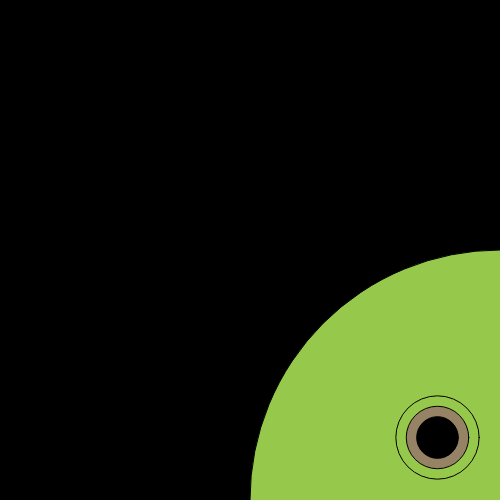
Frame 1 (no input)
Frame 60 (no input): identical to frame 1, image omitted
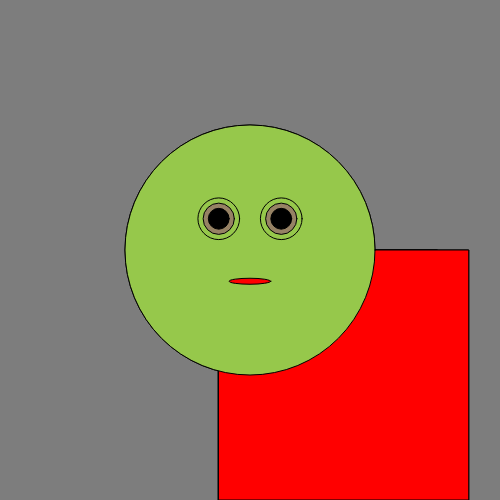
Frame 120 (the mouse pressed at the canvas centre since frame 60)

The p5.js sketch that drew these frames (run headless with seeded random() and noise() and a simulated clock; from frame 60 on, the mouse is pressed at the canvas centre):

// p5.js sketch
// ── sketch.js
//breytur

function setup(){
  //teiknisvæði
  createCanvas (500,500);
}

function draw(){
  eggert(mouseX,mouseY,200,100,140,mouseY/2,true)
  eggert(500-mouseX,500-mouseY,150,200,75,300-mouseY/2,false)
}

function bakgrunnur(litur_bak){
  //bakgrunnur
  background(litur_bak);
  //andlit
}

function eggert(x,y,litur_andlits_raudur, litur_andlits_graenn,litur_andlits_blar,baklitur,hreinsa){
  //bakgrunnur
  if (hreinsa ==true){
      bakgrunnur(baklitur);
  }

  //fætur
  rect(x-y/8,y, y/4, 1.5*y);
  rect(x+y/2,y, y/4, 1.5*y);
  //búkur
  rect(x-y/8,y, y, y);
  //höfuð
  fill(litur_andlits_raudur, litur_andlits_graenn,litur_andlits_blar);
  ellipse(x, y, y, y);
  ellipse(x-y/8, y-y/8, y/6, y/6);
  ellipse(x+y/8, y-y/8, y/6, y/6);
  fill(litur_andlits_raudur, 130,100);
  ellipse(x-y/8, y-y/8, y/8, y/8);
  ellipse(x+y/8, y-y/8, y/8, y/8);
  fill(0,0,0);
  ellipse(x-y/8, y-y/8, y/12, y/12);
  ellipse(x+y/8, y-y/8, y/12, y/12);
    //munnur
  fill(255,0,0);
  ellipse(x, y+y/8, y/6, 6);
}
